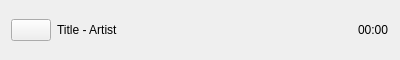
<?xml version="1.0" encoding="UTF-8"?>
<ui version="4.0">
 <class>Form</class>
 <widget class="QWidget" name="Form">
  <property name="geometry">
   <rect>
    <x>0</x>
    <y>0</y>
    <width>400</width>
    <height>60</height>
   </rect>
  </property>
  <property name="windowTitle">
   <string>Form</string>
  </property>
  <layout class="QHBoxLayout" name="horizontalLayout">
   <item>
    <widget class="QPushButton" name="pushButton">
     <property name="text">
      <string/>
     </property>
     <property name="icon">
      <iconset theme="media-playback-start"/>
     </property>
     <property name="iconSize">
      <size>
       <width>32</width>
       <height>32</height>
      </size>
     </property>
    </widget>
   </item>
   <item>
    <widget class="QLabel" name="play_button">
     <property name="sizePolicy">
      <sizepolicy hsizetype="Expanding" vsizetype="Preferred">
       <horstretch>0</horstretch>
       <verstretch>0</verstretch>
      </sizepolicy>
     </property>
     <property name="text">
      <string>Title - Artist</string>
     </property>
    </widget>
   </item>
   <item>
    <widget class="QLabel" name="duration_label">
     <property name="text">
      <string>00:00</string>
     </property>
    </widget>
   </item>
  </layout>
 </widget>
 <resources/>
 <connections/>
</ui>
